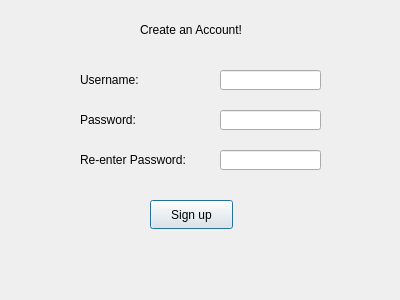
<?xml version="1.0" encoding="UTF-8"?>
<ui version="4.0">
 <class>SignUpForm</class>
 <widget class="QDialog" name="SignUpForm">
  <property name="geometry">
   <rect>
    <x>0</x>
    <y>0</y>
    <width>400</width>
    <height>300</height>
   </rect>
  </property>
  <property name="windowTitle">
   <string>Dialog</string>
  </property>
  <widget class="QLineEdit" name="lineEditUsername">
   <property name="geometry">
    <rect>
     <x>220</x>
     <y>70</y>
     <width>101</width>
     <height>20</height>
    </rect>
   </property>
  </widget>
  <widget class="QLineEdit" name="lineEditPassword">
   <property name="geometry">
    <rect>
     <x>220</x>
     <y>110</y>
     <width>101</width>
     <height>20</height>
    </rect>
   </property>
  </widget>
  <widget class="QLineEdit" name="lineEditReenterPassword">
   <property name="geometry">
    <rect>
     <x>220</x>
     <y>150</y>
     <width>101</width>
     <height>20</height>
    </rect>
   </property>
  </widget>
  <widget class="QLabel" name="label">
   <property name="geometry">
    <rect>
     <x>80</x>
     <y>70</y>
     <width>71</width>
     <height>20</height>
    </rect>
   </property>
   <property name="text">
    <string>Username:</string>
   </property>
  </widget>
  <widget class="QLabel" name="label_2">
   <property name="geometry">
    <rect>
     <x>80</x>
     <y>110</y>
     <width>71</width>
     <height>20</height>
    </rect>
   </property>
   <property name="text">
    <string>Password:</string>
   </property>
  </widget>
  <widget class="QLabel" name="label_3">
   <property name="geometry">
    <rect>
     <x>80</x>
     <y>150</y>
     <width>131</width>
     <height>20</height>
    </rect>
   </property>
   <property name="text">
    <string>Re-enter Password:</string>
   </property>
  </widget>
  <widget class="QLabel" name="label_4">
   <property name="geometry">
    <rect>
     <x>140</x>
     <y>20</y>
     <width>131</width>
     <height>20</height>
    </rect>
   </property>
   <property name="text">
    <string>Create an Account!</string>
   </property>
  </widget>
  <widget class="QPushButton" name="pushButtonSignUp">
   <property name="geometry">
    <rect>
     <x>150</x>
     <y>200</y>
     <width>83</width>
     <height>29</height>
    </rect>
   </property>
   <property name="text">
    <string>Sign up</string>
   </property>
  </widget>
 </widget>
 <resources/>
 <connections/>
</ui>
